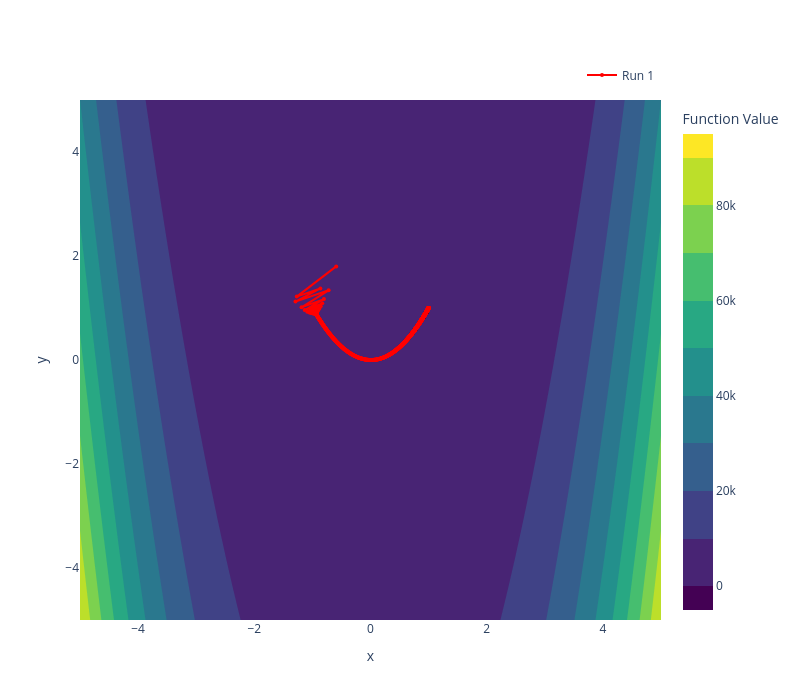

Notebook code cell kept with this figure:
### Code cell
number_of_epochs = 10000
initial_solution = np.array([-1.5, 1.5])
alpha = 0.002
positions_momentum_rosenbrock, functions_values_momentum_rosenbrock = gradient_descent(rosenbrock, initial_solution, alpha, number_of_epochs)
plot_contour_and_paths(rosenbrock, [positions_momentum_rosenbrock])

### Figure 1 — Plotly figure (JSON) as saved in the notebook; plotly's stock layout.template omitted (floating-point values rounded to 4 significant figures; data arrays with more than 128 entries replaced by an {"elided": "..."} marker saying what was removed)
{"data": [{"colorbar": {"title": {"text": "Function Value"}}, "colorscale": [[0, "#440154"], [0.1111, "#482878"], [0.2222, "#3e4989"], [0.3333, "#31688e"], [0.4444, "#26828e"], [0.5556, "#1f9e89"], [0.6667, "#35b779"], [0.7778, "#6ece58"], [0.8889, "#b5de2b"], [1, "#fde725"]], "contours": {"showlines": false}, "type": "contour", "x": {"elided": "200 float values"}, "y": {"elided": "200 float values"}, "z": {"elided": "200x200 float values"}}, {"line": {"color": "red", "width": 2}, "marker": {"size": 4}, "mode": "lines+markers", "name": "Run 1", "showlegend": true, "type": "scatter", "x": {"elided": "10000 float values"}, "y": {"elided": "10000 float values"}}], "layout": {"height": 700, "legend": {"orientation": "h", "x": 1, "xanchor": "right", "y": 1.02, "yanchor": "bottom"}, "title": {"text": ""}, "width": 800, "xaxis": {"title": {"text": "x"}}, "yaxis": {"title": {"text": "y"}}}}
